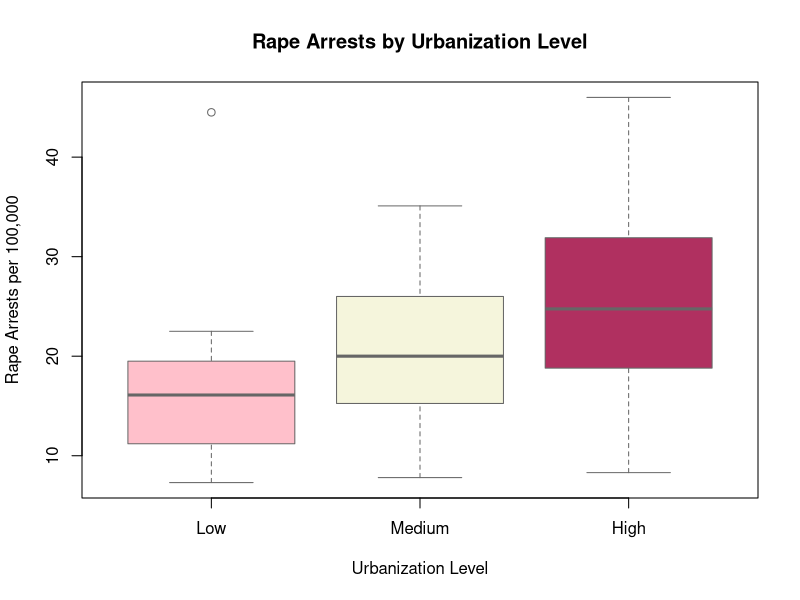

The R source for this figure:
## ---- chunk 1
summary(USArrests)
## ---- chunk 2
# Create a categorical variable based on UrbanPop
USArrests$UrbanGroup <- cut(USArrests$UrbanPop,
                            breaks = c(0, 50, 75, 100),
                            labels = c("Low", "Medium", "High"))
## ---- chunk 3
# Check how many states fall into each group
table(USArrests$UrbanGroup)
## ---- chunk 4
# Boxplot of rape arrest rates grouped by urban population categories
boxplot(Rape ~ UrbanGroup, data = USArrests,
        main = "Rape Arrests by Urbanization Level",
        xlab = "Urbanization Level",
        ylab = "Rape Arrests per 100,000",
        col = c("pink", "beige", "maroon"),
        border = "gray40")
